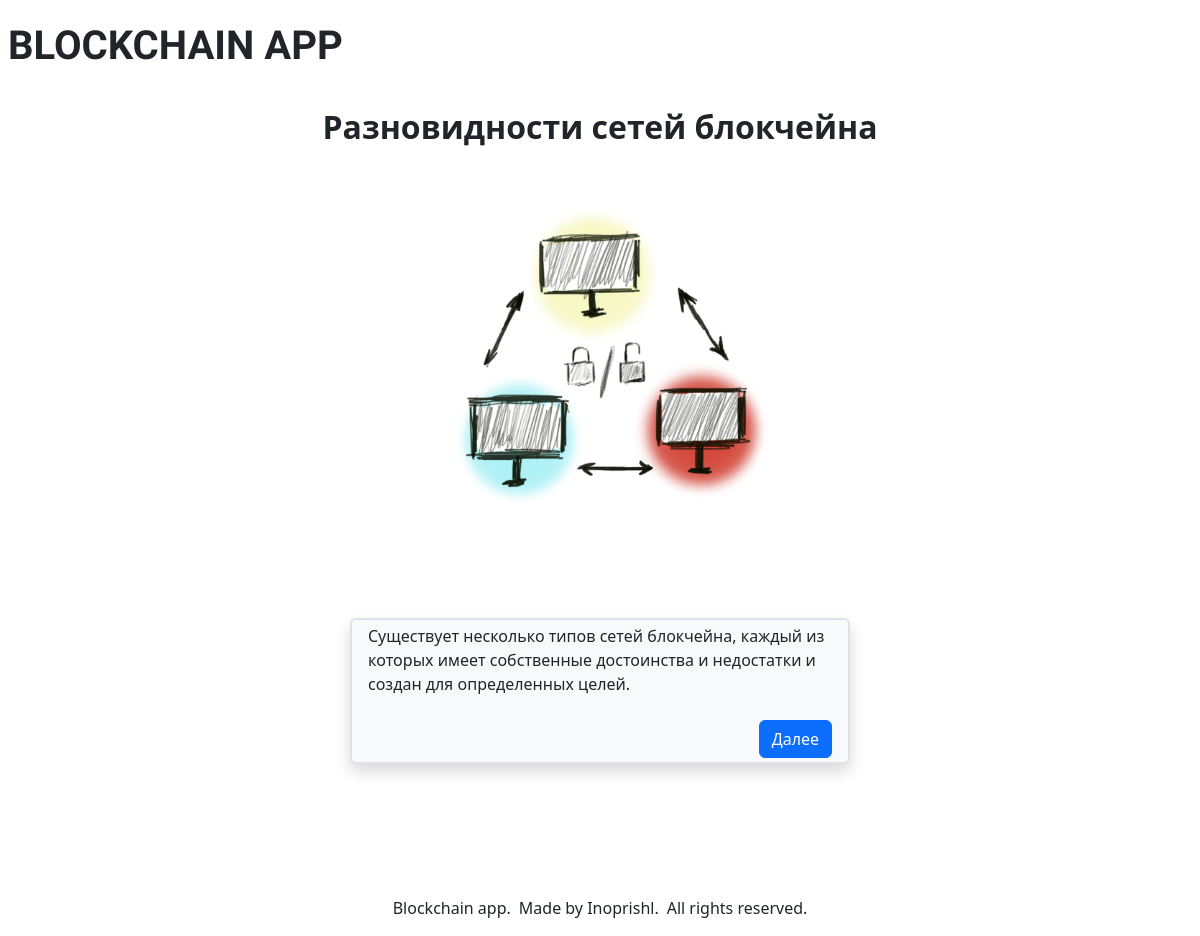
Page /lessons/raznovidnosti-setej-blokchejna/start/ on the committed database.
### main_app/models.py (models this page shows, shortened)
class LessonModel(models.Model):
    title = models.CharField(blank=False, null=False, max_length=50)
    body = models.TextField()
    slug = models.SlugField(blank=True, editable=False)
    image = models.CharField(blank=True, null=True, default='placeholder.png')
    class Meta:
        verbose_name = 'Lesson'

class StepModel(models.Model):
    title = models.CharField(blank=False, null=False, max_length=50)
    body = models.TextField()
    image = models.CharField(blank=True, null=True, max_length=255)
    script = models.CharField(blank=True, null=True, max_length=255)
    lesson = models.ForeignKey(LessonModel, on_delete=models.CASCADE, null=True)
    slug = models.SlugField(blank=True, editable=False)
    index = models.IntegerField(blank=True, null=True)
    class Meta:
        verbose_name = 'Step'

### main_app/views.py (the view)
# urls.py: path('lessons/<str:lesson_slug>/<str:step_slug>/', step_detail_view, name='step_detail')
def step_detail_view(request, lesson_slug, step_slug):
    lesson = get_object_or_404(LessonModel, slug=lesson_slug)
    step = get_object_or_404(StepModel, lesson=lesson, slug = step_slug)
    steps_list = StepModel.objects.filter(lesson=lesson)
    steps_order = {}
    for i in steps_list:
        steps_order[i.index] = i.slug
    has_previous = has_next = True
    if step.index == 1:
        has_previous = pr_step = False
        next_step = steps_order.get(2, '')
    elif step.index == max([i for i in steps_order.keys()]):
        has_next = next_step = False
        pr_step = steps_order.get(step.index-1, '')
    else:
        pr_step = steps_order.get(step.index-1, '')
        next_step = steps_order.get(step.index+1, '')
    return render(request, 'step.html', {'lesson':lesson, 'step':step, 'has_previous':has_previous, 'has_next':has_next, 'pr_step':pr_step, 'next_step':next_step })

### templates/step.html (shortened to what this page needs)
{% extends "index.html" %}
{% load static %}
{% block image %}
<h2 class="p-3 fw-bold text-center">{{lesson.title}}</h2>
    {% if step.image %}
        <img src="{% static 'images/' %}{{ step.image }}" class="p-3" alt="omg" style="max-width: 400px;">
    {%endif%}
{% endblock image %}
{% block content %}
    <div class="container-sm d-flex justify-content-center align-items-center shadow border border-2 rounded mt-5" style="min-width:sm; max-width:500px; background-color: var(--bs-gray-100); flex-direction:column">
        <p class="text-break p-1">{{step.body}}</p>
        <div class="d-flex w-100 flex-wrap justify-content-between">
            <div class="d-flex">
            </div>
            <div class="d-flex">
                {% if has_next %}
                <a href="/lessons/{{lesson.slug}}/{{next_step}}" class="btn btn-primary justify-self-end align-self-end m-1">Далее</a>
                {% else %}
                <a href="/lessons/" class="btn btn-success m-1 text-nowrap">Назад к списку уроков</a>
                {% endif %}
            </div>
        </div>
    </div>
{% endblock content %}

### rows in the picture
LessonModel: title "Разновидности сетей блокчейна"
StepModel: image (picture), body "Существует несколько типов сетей блокчейна, каждый из которых имеет собственные достоинства и недостатки и создан для определенных целей."
